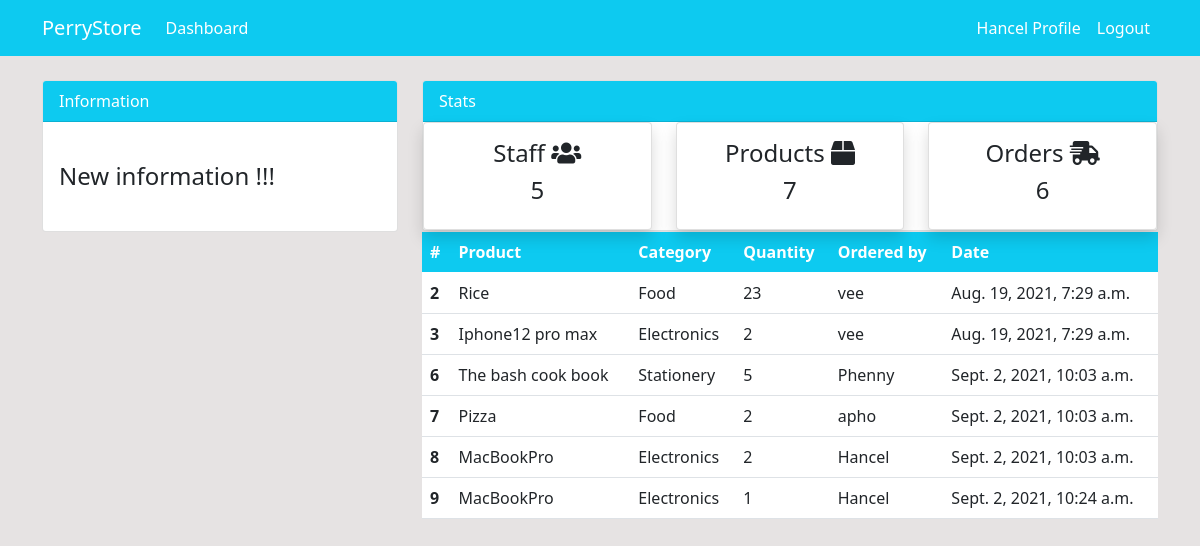
The app's page /orders/ (signed in), older data.
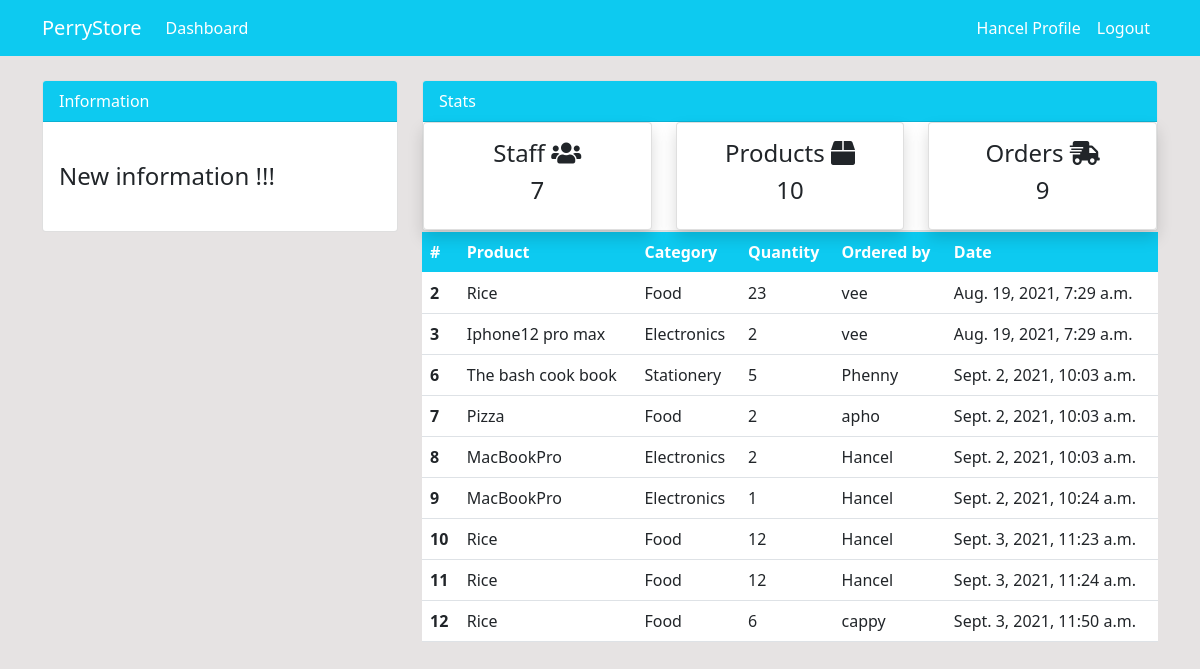
The same page, newer data.
### dashboards/models.py (models this page shows, shortened)
class Order(models.Model):
    product = models.ForeignKey(Product, on_delete=models.CASCADE,null=True)
    staff = models.ForeignKey(User, on_delete=models.CASCADE, null=True)
    order_quantity =models.PositiveIntegerField(null=True)
    date = models.DateTimeField(auto_now_add=True)

class Product(models.Model):
    name = models.CharField(max_length=40,null=True)
    category = models.CharField(max_length=40, choices= CATEGORY,null=True)
    quantity = models.PositiveIntegerField(null=True)

### dashboards/views.py (the view)
# urls.py: path('orders/', views.orders, name = 'dash-orders'),
@login_required(login_url = 'login')
def orders(request):
    order = Order.objects.all()
    orders_count = order.count()
    prods = Product.objects.all()
    products_count = prods.count()
    staff = User.objects.all()
    staff_count = staff.count()
    context= {
        'order':order,
        'orders_count':orders_count,
        'staff_count':staff_count,
        'products_count':products_count
    }
    return render(request, 'dashboard/orders.html',context)

### dashboards/templates/dashboard/orders.html (shortened to what this page needs)
{%extends 'partials/base.html' %}
{% block content%}
{% include 'partials/topside.html' %}
<div class="container">
    <div class="row">
      <div class="col-md-4"></div>
  <div class="col-md-8">
    <table class="table bg-white">
        <thead class="bg-info">
            <tr class="text-white">
                <th scope="col">#</th>
                <th scope="col">Product</th>
                <th scope="col">Category</th>
                <th scope="col">Quantity</th>
                <th scope="col">Ordered by</th>
                <th scope="col">Date</th>
            </tr>
        </thead>
        <tbody>
            {% for order in order%}
            <tr>
                <th scope="row">{{order.id}}</th>
                <td>{{order.product.name}}</td>
                <td>{{order.product.category}}</td>
                <td>{{order.order_quantity}}</td>
                <td>
                    {{order.staff.username}}
                </td>
                <td>{{ order.date}}</td>
            </tr>
            {% endfor %}
        </tbody>
    </table>
</div>
    </div>
  </div>
{% endblock %}

Row changes from the older to the newer data that the page shows:
added Order: id "10", product.name "Rice", product.category "Food", order_quantity "12", staff.username "Hancel", date "Sept. 3, 2021, 11:23 a.m."
added Order: id "11", product.name "Rice", product.category "Food", order_quantity "12", staff.username "Hancel", date "Sept. 3, 2021, 11:24 a.m."
added Order: id "12", product.name "Rice", product.category "Food", order_quantity "6", staff.username "cappy", date "Sept. 3, 2021, 11:50 a.m."
Text that changed along with them:
{{ staff_count }}: "5" → "7"
{{ products_count }}: "7" → "10"
{{ orders_count }}: "6" → "9"
